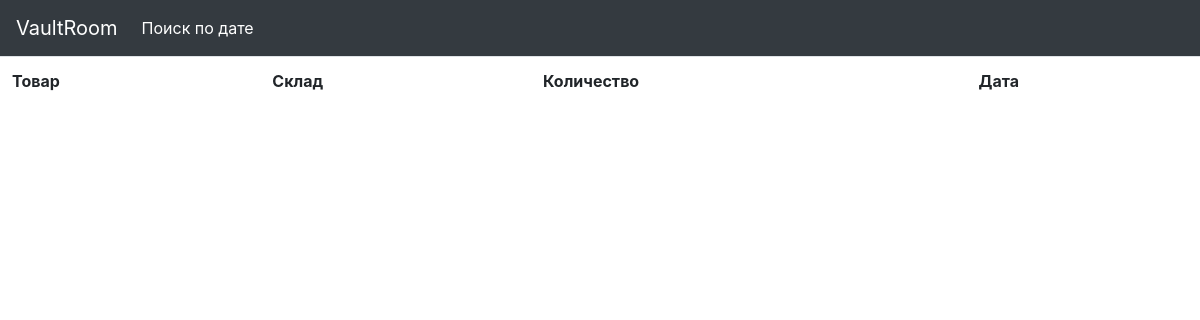
Page /priniato/ on the earlier database version.
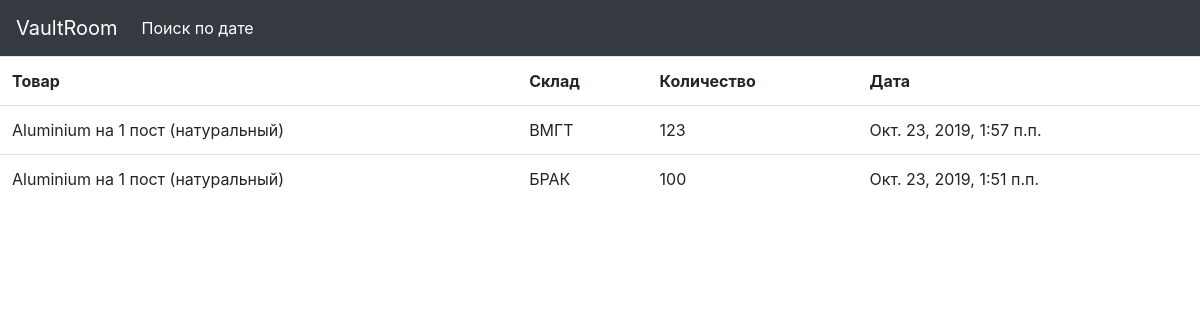
Same page on the later database version.
### vaultroom/models.py (models this page shows, shortened)
class Priniato(models.Model):
    product = models.ForeignKey('Products', on_delete=models.PROTECT, verbose_name='Принятый товар')
    storage = models.ForeignKey('Storages', on_delete=models.PROTECT, verbose_name='Склад')
    quantity = models.IntegerField(verbose_name='Количество принятого товара')
    time = models.DateTimeField(auto_now_add=True, db_index=True, verbose_name='Время приемки')
    class Meta:
        verbose_name_plural = 'Принятый товар'
        verbose_name = 'Принятый товар'
        ordering = ['-time']

class Products(models.Model):
    LM = models.IntegerField(verbose_name='LM код')
    barcode = models.IntegerField(verbose_name='Штрихкод')
    name = models.CharField(max_length=100, verbose_name='Наименование')
    department = models.IntegerField(verbose_name='Номер отдела')
    class Meta:
        verbose_name_plural = 'Товар'
        verbose_name = 'Товар'
        ordering = ['name']

class Storages(models.Model):
    name = models.CharField(max_length=20, db_index=True, verbose_name='Название склада')
    class Meta:
        verbose_name_plural = 'Склады'
        verbose_name = 'Склад'
        ordering = ['name']

### vaultroom/views.py (the view)
# urls.py: path('priniato/', priniato, name='priniato'),
def priniato(request):
    priniato = Priniato.objects.select_related('product', 'storage').order_by('-time')
    storages = Storages.objects.all()
    paginator = Paginator(priniato, 30)
    if 'page' in request.GET:
        page_num = request.GET['page']
    else:
        page_num = 1
    page = paginator.get_page(page_num)
    context = {'done': page.object_list, 'page': page, 'storages': storages}
    return render(request, 'vaultroom/priniato.html', context)

### vaultroom/templates/vaultroom/priniato.html (shortened to what this page needs)
{% extends "layout/basic.html" %}
{% load bootstrap4 %}
{% block control %}
<li class="nav-item active">
    <td><a class="nav-link" href="{% url 'date_priniato' %}">Поиск по дате</a></td>
    </li>
{% endblock %}
{% block content %}
<table class="table">
    <tr>
        <th scope="col">Товар</th>
        <th scope="col">Склад</th>
        <th scope="col">Количество</th>
        <th scope="col">Дата</th>
        </tr>
    {% for d in done %}
        <tr>
            <td>{{ d.product.name }}</td>
            <td>{{ d.storage.name }}</td>
            <td>{{ d.quantity }}</td>
            <td>{{ d.time }}</td>
        </tr>
    {% endfor %}
</table>
{% endblock %}

Differences in the rows shown:
added Priniato: product.name "Aluminium на 1 пост (натуральный)", storage.name "ВМГТ", quantity "123", time "Окт. 23, 2019, 1:57 п.п."
added Priniato: product.name "Aluminium на 1 пост (натуральный)", storage.name "БРАК", quantity "100", time "Окт. 23, 2019, 1:51 п.п."
